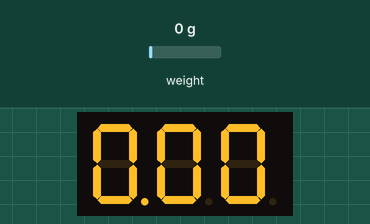
Simulated run of this sketch. Board: Arduino Uno, built with avr-gcc and run on an emulated ATmega328P. On the bench: 5-digit seven-segment display. Wiring (inferred from the names in the program): MAX7219 LED driver: data pin 2; clock pin 3; CS pin 4. The test bench sets the inputs (shaded band); at power-on: weight on the scale 0 g.

Above: at 3.0 s.
3.1 s: weight on the scale set to 2 g
At 4.4 s:
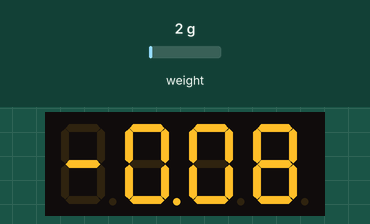
5.0 s: weight on the scale set to 100 g
At 6.3 s:
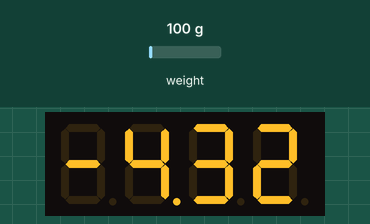
7.2 s: weight on the scale set to 1250 g
At 9.3 s:
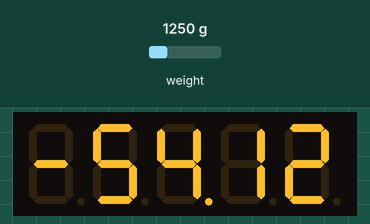
Timing chart, 0 to 10.8 s (numbered marks = the images above; inputs shaded):
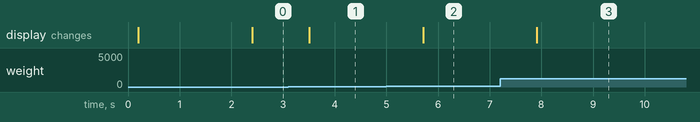

Measured:
- the behaviour switches between 0 and 1 g on weight on the scale (found by bisection; images 0 and 1)
- after the input at 3.1 s, the display: changes after 0.41 s (image 1)
- after the input at 5.0 s, the display: changes after 0.71 s (image 2)
- after the input at 7.2 s, the display: changes after 0.72 s (image 3)

The sketch:

Scale_-_Copy.ino
```cpp
#include <HX711.h>
//Max
#define MAX_Data 2
#define MAX_Load  4
#define MAX_Clk 3
//HX711
const int DATA = A0;
const int CLK = A1;
HX711 scale;
double W = 0;
long x0=0;
double W0=0;

void setup() {
  //Max Config
  pinMode(MAX_Data, OUTPUT);
  pinMode(MAX_Load, OUTPUT);
  pinMode(MAX_Clk, OUTPUT);
  digitalWrite(MAX_Clk, HIGH);
  delay(200);
  //Setup of MAX7219 chip
  shift(0x0f, 0x00); //display test register - test mode off
  shift(0x0c, 0x01); //shutdown register - normal operation
  shift(0x0b, 0x03); //scan limit register - display digits 0 thru 7
  shift(0x0a, 0x0f); //intensity register - max brightness
  shift(0x09, 0xff); //decode mode register - CodeB decode all digits

  //HX711 Config
  scale.begin(DATA, CLK);
  delay(1000);
  x0 = scale.read();
  W0 = (-0.10314*x0)-14537.77;
}

void loop() {
  delay(1000);
  if (scale.is_ready()) {
    long x = scale.read();
    W = (-0.10314*x)-14537.77-W0;
    segFloat(W/1000);
  } else {
    segInt(0);
  }
}

void segFloat(float F){
  long L = (long)(F*100);
  int digit = 1;//digit num
  int n1=0,n2=0,n3=0,n4=0,n5=0,n6=0;
  if(L>=100000&&L<1000000){
    digit = 6;
    shift(0x0b, 0x05);
  }else if(L>=10000&&L<100000){
    digit = 5;
    shift(0x0b, 0x04);
  }else if(L>=1000&&L<10000){
    digit = 4;
    shift(0x0b, 0x03);
  }else if(L>=100&&L<1000){
    digit = 3;
    shift(0x0b, 0x02);
  }else if(L>=10&&L<100){
    digit = 3;
    shift(0x0b, 0x02);
  }else if(L>=0&&L<10){
    digit = 3;
    shift(0x0b, 0x02);
  }else if(L<0&&L>-10){
    digit = -3;
    shift(0x0b, 0x03);
    shift(2,10);
  }else if(L<=-10&&L>-100){
    digit = -3;
    shift(0x0b, 0x03);
    shift(3,10);
  }else if(L<=-100&&L>-1000){
    digit = -3;
    shift(0x0b, 0x03);
    shift(4,10);
  }else if(L<=-1000&&L>-10000){
    digit = -4;
    shift(0x0b, 0x04);
    shift(5,10);
  }else if(L<=-10000&&L>-100000){
    digit = -5;
    shift(0x0b, 0x06);
    shift(6,10);
  }
  if(digit>=1&&digit<=6){
    int j=0;
    for(int i=digit; i>=1; i--){
      int n = L/pow(10,digit-1-j);
      if(digit-j==3){
        shift(digit-j,n|0x80);
      }else{
        shift(digit-j,n);
      }
      L-=n*pow(10,digit-1-j);
      j++;
    }
  }
  else if(digit<=-1&&digit>=-5){
    digit*=-1;
    shift(digit+1,10);
    L*=-1;
    int j=0;
    for(int i=digit; i>=1; i--){
      int n = L/pow(10,digit-1-j);
      if(digit-j==3){
        shift(digit-j,n|0x80);
      }else{
        shift(digit-j,n);
      }
      L-=n*pow(10,digit-1-j);
      j++;
    }
  }
}

void segInt(long L){
  int digit = 1;//digit num
  int n1=0,n2=0,n3=0,n4=0,n5=0,n6=0;
  if(L>=100000&&L<1000000){
    digit = 6;
    shift(0x0b, 0x05);
  }else if(L>=10000&&L<100000){
    digit = 5;
    shift(0x0b, 0x04);
  }else if(L>=1000&&L<10000){
    digit = 4;
    shift(0x0b, 0x03);
  }else if(L>=100&&L<1000){
    digit = 3;
    shift(0x0b, 0x02);
  }else if(L>=10&&L<100){
    digit = 2;
    shift(0x0b, 0x01);
  }else if(L>=0&&L<10){
    digit = 1;
    shift(0x0b, 0x00);
  }else if(L<0&&L>-10){
    digit = -1;
    shift(0x0b, 0x01);
    shift(2,10);
  }else if(L<=-10&&L>-100){
    digit = -2;
    shift(0x0b, 0x02);
    shift(3,10);
  }else if(L<=-100&&L>-1000){
    digit = -3;
    shift(0x0b, 0x03);
    shift(4,10);
  }else if(L<=-1000&&L>-10000){
    digit = -4;
    shift(0x0b, 0x04);
    shift(5,10);
  }else if(L<=-10000&&L>-100000){
    digit = -5;
    shift(0x0b, 0x06);
    shift(6,10);
  }
  if(digit>=1&&digit<=6){
    int j=0;
    for(int i=digit; i>=1; i--){
      int n = L/pow(10,digit-1-j);
      shift(digit-j,n);
      L-=n*pow(10,digit-1-j);
      j++;
    }
  }
  else if(digit<=-1&&digit>=-5){
    digit*=-1;
    shift(digit+1,10);
    L*=-1;
    int j=0;
    for(int i=digit; i>=1; i--){
      int n = L/pow(10,digit-1-j);
      shift(digit-j,n);
      L-=n*pow(10,digit-1-j);
      j++;
    }
  }

}

void shift(byte adr, byte dt){
  digitalWrite(MAX_Load, LOW);
  shiftOut(MAX_Data, MAX_Clk, MSBFIRST, adr);
  shiftOut(MAX_Data, MAX_Clk, MSBFIRST, dt);
  digitalWrite(MAX_Load, HIGH);
}
```
